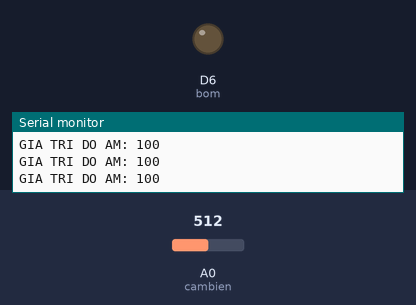
Recording of a sketch running on a simulated ESP8266 (NodeMCU). Parts: output pins drawn as LEDs (lit = HIGH), the last lines printed to the serial monitor. Inputs (shaded band) come from the test bench; at power-on: A0 (cambien) = 512.

Above: at 1.2 s.
1.3 s: A0 (cambien) set to 705
4.3 s: A0 (cambien) set to 723
At 4.8 s:
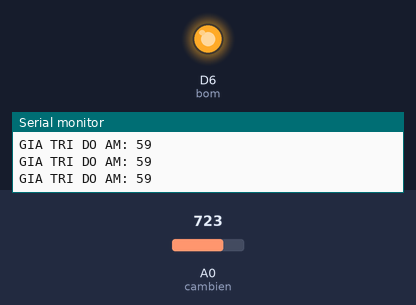
5.8 s: A0 (cambien) set to 511
At 6.2 s:
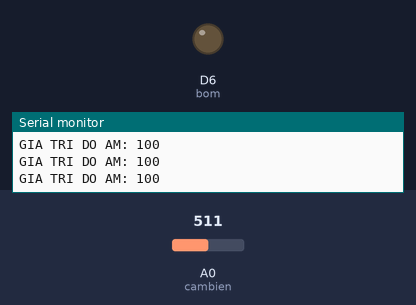
7.3 s: A0 (cambien) set to 716
At 8.4 s:
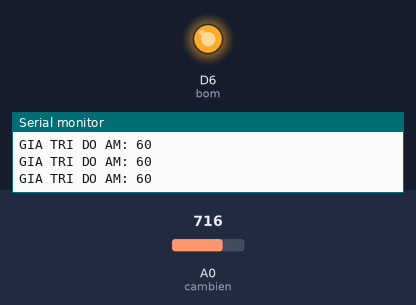
Timing chart, 0 to 9.8 s (numbered marks = the images above; inputs shaded):
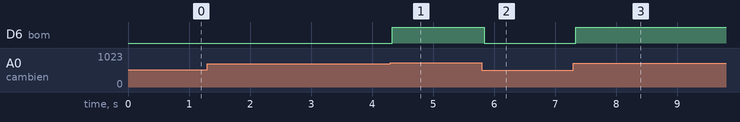

The sketch:

CAM_BIEN_DO_AM.ino
```cpp
#define cambien A0 //Khai báo chân nhận cảm biến
#define bom D6    //Khai báo chân điều khiển bơm
int gioihan = 60;
void setup() {
  pinMode(cambien, INPUT); //Set chân cảm biến quang là chân nhận tín hiệu
  pinMode(bom, OUTPUT);///Set chân led là chân điều khiển
  Serial.begin(9600);
}

void loop() {
  int val = analogRead(cambien); //Đọc tín hiệu analog từ cảm biến
  int doam = map(val, 512, 1024, 100, 0); // Chuyển đổi giá trị analog ngưỡng từ 450-1024(8 bit) sang độ ẩm 0 -100%///Giá trị tối đa của analog 10 bit là 1024 nhưng chỉ chọn ngưỡng từi 0 đến 1020
  if(doam >= 100) doam = 100;
  Serial.print("GIA TRI DO AM: ");
  Serial.println(doam); //hiển thị giá trị analog đo được lên máy tính nếu cần

  if(doam <= gioihan){ //Nếu độ ẩm thấp hơn ngưỡng thì bơm chạy
    digitalWrite(bom, HIGH);

  }
  else {//Nếu không thì bơm tắt
    digitalWrite(bom, LOW);
  }
}
```

Measured:
- the behaviour switches between 714 and 715 on A0 (cambien) (found by bisection; images 0 and 1)
- after the input at 4.3 s, D6 (bom): LOW → HIGH at once
- after the input at 5.8 s, D6 (bom): HIGH → LOW at once
- after the input at 7.3 s, D6 (bom): LOW → HIGH at once
